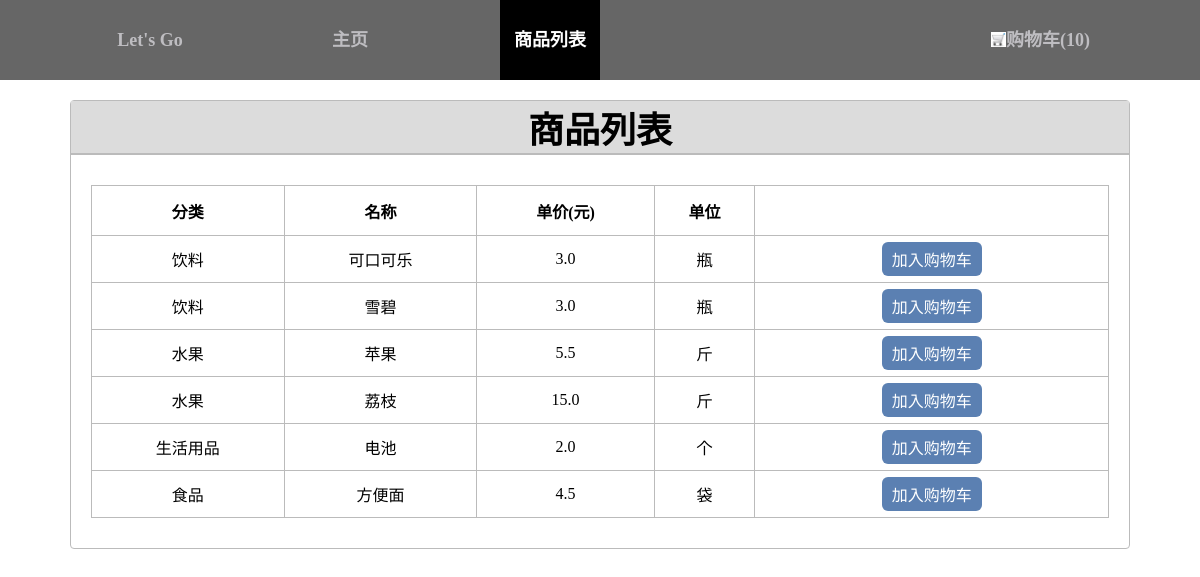
The app's page /shopping_list with its own data.
### post/models.py (models this page shows, shortened)
class Goodslist(models.Model):
    author = models.ForeignKey('auth.User')
    classification=models.CharField(max_length=10,default='')
    name= models.CharField(max_length=10,default='')
    price=models.FloatField(max_length=10,default=0)
    unit=models.CharField(max_length=10,default='')

### post/views.py (the view, shortened to what this page needs)
# urls.py: url(r'^shopping_list$', views.shopping_list, name='shopping_list'),
def shopping_list(request):
    posts = Goodslist.objects.all()
    return render(request, 'post/shopping_list.html', {'goodslist': posts,'sum_count':PurchasedItems.shopping_cart()})

### post/models.py (called while the page is built)
    @classmethod
    def shopping_cart(cls):
        sum_count = 0
        for count  in PurchasedItems.objects.all():
            sum_count = sum_count + count.count
        return sum_count

### post/templates/post/shopping_list.html (shortened to what this page needs)
{% extends 'post/base.html' %}
{% load staticfiles %}
{% block head %}
    <link rel="stylesheet" href="{% static 'css/shopping_list.css' %}">
{% endblock head %}
{% block shopping_nav%} active{% endblock shopping_nav%}
{% block content %}
    <div class="list">
        <div class="min">
        <h1>商品列表</h1>
        </div>
        <div class="inform">
            <table>
                <tr>
                    <th>分类</th>
                    <th>名称</th>
                    <th>单价(元)</th>
                    <th>单位</th>
                    <th></th>
                </tr>
                {% for post in goodslist %}
                    <tr>
                        <td> {{ post.classification }}</td>
                        <td>{{ post.name }}</td>
                        <td> {{ post.price }}</td>
                        <td>{{ post.unit }} </td>
                        <td>
                            <div class="button" id="{{ post.id }}">加入购物车</div>
                        </td>
                    </tr>
                {% endfor %}
            </table>
        </div>
    </div>
{% endblock content %}

### post/templates/post/base.html (shortened to what this page needs)
{% load staticfiles %}
<html>
<head>
    <link rel="stylesheet" href="{% static 'css/base.css' %}">
    {% block head %}
    {% endblock %}
</head>
<body>
<div class="frame">
    <div class="navigationbar page " >Let's Go</div>
    <div class="navigationbar  {% block home_nav %}{% endblock home_nav %}" onclick="home()">主页</div>
    <div class="navigationbar {% block shopping_nav %}{% endblock shopping_nav %}" onclick="shopping_list()">商品列表</div>
    <div class=" cartPosition  {% block shopping_cart%}{% endblock shopping_cart %}" onclick="shopping_cart()"><img src="/static/image/gouwuche.gif" >购物车(<number>{{ sum_count }}</number>)</div>
</div>
{% block content %}
{% endblock %}
</body>
</html>

### post/static/css/base.css (style rules this page uses)
body { margin: 0; min-width: 966px; }
.frame { background-color: #666666; height: 80px; }
.navigationbar { color: #bebdc1; width: 80px; float: left; line-height: 80px; font-size:18px; text-align: center; cursor: pointer; font-weight:bold; padding: 0 10px; margin: 0 0 0 100px }
.frame .active { background: black; color: white; }
.cartPosition { color: #bebdc1; float: right; line-height: 80px; font-size:18px; text-align: center; cursor: pointer; font-weight:bold; padding: 0 10px; margin: 0 100px ; }
img { height:15px; width:15px; vertical-align: -1px; }

### post/static/css/shopping_list.css (style rules this page uses)
table { width:100%; border-collapse:collapse; }
table, td, th { border:1px solid #bbbbbb; }
th { height: 50px; }
td { text-align: center; }
.min h1 { border-bottom-style:solid; border-width: 2px; border-color: #bbbbbb; background:#DCDCDC; margin:0; }
.list { border-style:solid; border-width: thin; border-color: #bbbbbb; margin: 20px 70px 0; border-radius:4px ; font-size: 18px; text-align: center; }
.inform { padding:30px 20px; }
.button { background-color: #5b80b2; border: none; color: white; padding: 5px 10px; margin: 5px 10px; cursor: pointer; display:inline-block; font-size: 16px; border-radius: 6px; }

### records on screen
Goodslist: classification "饮料", name "可口可乐", price "3.0", unit "瓶"
Goodslist: classification "饮料", name "雪碧", price "3.0", unit "瓶"
Goodslist: classification "水果", name "苹果", price "5.5", unit "斤"
Goodslist: classification "水果", name "荔枝", price "15.0", unit "斤"
Goodslist: classification "生活用品", name "电池", price "2.0", unit "个"
Goodslist: classification "食品", name "方便面", price "4.5", unit "袋"

### other values on screen
{{ sum_count }} "10"
